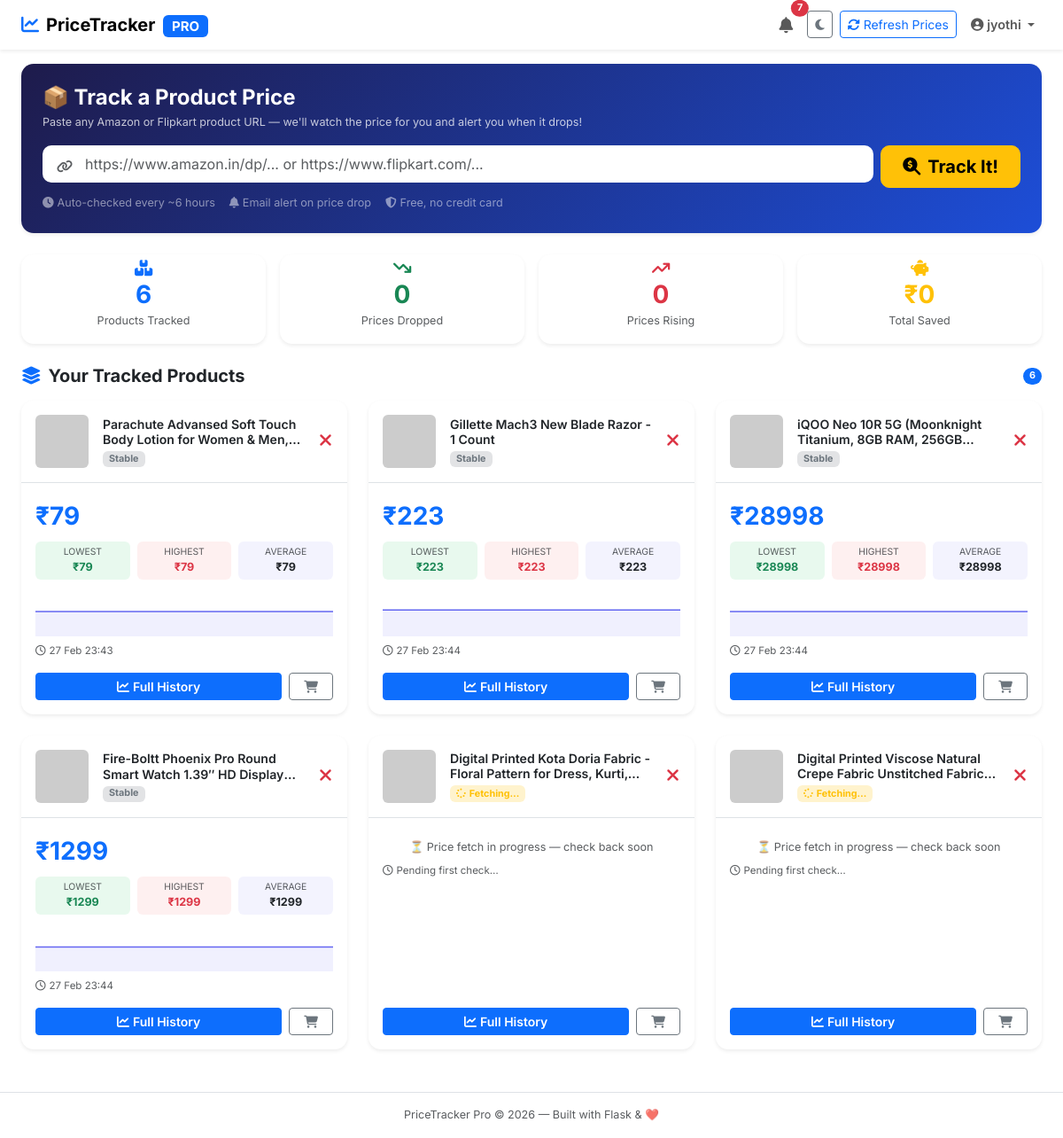
/ (signed in), run on the app's committed database.
### app/models/models.py (models this page shows, shortened)
class User(UserMixin, db.Model):
    __tablename__ = 'users'
    id = db.Column(db.Integer, primary_key=True, autoincrement=True)
    email = db.Column(db.String(150), unique=True, nullable=False, index=True)
    password_hash = db.Column(db.String(256), nullable=False)
    name = db.Column(db.String(100), nullable=True)
    is_verified = db.Column(db.Boolean, default=False)
    is_admin    = db.Column(db.Boolean, default=False)
    created_at  = db.Column(db.DateTime, default=datetime.utcnow)
    check_interval = db.Column(db.Integer, default=6) # hours
    min_drop_alert_pct = db.Column(db.Float, default=1.0) # minimum percentage to alert
    tracked_products = db.relationship('Product', secondary=user_products, lazy='subquery',
                                       backref=db.backref('tracked_by', lazy=True))
    otps = db.relationship('OTP', backref='user', lazy=True, cascade='all, delete-orphan')

class Product(db.Model):
    __tablename__ = 'products'
    id = db.Column(db.Integer, primary_key=True, autoincrement=True)
    product_name = db.Column(db.String(255), nullable=True)
    url = db.Column(db.String(2048), unique=True, nullable=False)
    image_url = db.Column(db.String(2048), nullable=True)
    last_price = db.Column(db.Float, nullable=True)
    created_at = db.Column(db.DateTime, default=datetime.utcnow)
    history = db.relationship('PriceHistory', backref='product', lazy=True, cascade='all, delete-orphan')

class PriceHistory(db.Model):
    __tablename__ = 'price_history'
    id = db.Column(db.Integer, primary_key=True, autoincrement=True)
    product_id = db.Column(db.Integer, db.ForeignKey('products.id'), nullable=False)
    price = db.Column(db.Float, nullable=False)
    checked_at = db.Column(db.DateTime, default=datetime.utcnow)

### app/routes/views.py (the view)
@bp.route('/')
@login_required
def index():
    products = current_user.tracked_products
    dashboard_data = _build_dashboard_data(products)
    unread_count = current_user.notifications.filter_by(is_read=False).count()
    recent_notifs = current_user.notifications.order_by(
        Notification.created_at.desc()).limit(10).all()
    total_savings = sum(
        p['diff'] for p in dashboard_data if p['trend'] == 'down' and p['diff']
    )
    return render_template('dashboard.html',
                           products=dashboard_data,
                           unread_count=unread_count,
                           recent_notifs=recent_notifs,
                           total_savings=total_savings)

### app/templates/dashboard.html (shortened to what this page needs)
{% extends "base.html" %}
{% block content %}
<div class="card border-0 shadow-sm mb-4 overflow-hidden"
    style="background:linear-gradient(135deg,#1e1b4b 0%,#1d4ed8 100%);">
    <div class="card-body py-4 px-4">
        <div class="text-white mb-3">
            <h4 class="fw-bold mb-1">📦 Track a Product Price</h4>
            <p class="mb-0 opacity-75 small">Paste any Amazon or Flipkart product URL — we'll watch the price for you
                and alert you when it drops!</p>
        </div>
        <form action="{{ url_for('main.add_product') }}" method="POST" id="trackForm">
            <div class="d-flex gap-2 flex-column flex-md-row">
                <div class="flex-fill position-relative">
                    <span class="position-absolute top-50 translate-middle-y ms-3" style="z-index:5;">
                        <i class="fa-solid fa-link text-muted"></i>
                    </span>
                    <input type="url" name="url" id="urlInput" required
                        class="form-control form-control-lg ps-5 border-0" style="font-size:1rem;border-radius:10px;"
                        placeholder="https://www.amazon.in/dp/... or https://www.flipkart.com/...">
                </div>
                <button type="submit" id="trackBtn" class="btn btn-warning btn-lg fw-bold px-4"
                    style="border-radius:10px;min-width:140px;">
                    <i class="fa-solid fa-magnifying-glass-dollar me-2"></i>Track It!
                </button>
            </div>
            <div class="mt-2 d-flex gap-3 flex-wrap">
                <span class="text-white-50 small"><i class="fa-solid fa-clock me-1"></i>Auto-checked every ~6
                    hours</span>
                <span class="text-white-50 small"><i class="fa-solid fa-bell me-1"></i>Email alert on price drop</span>
                <span class="text-white-50 small"><i class="fa-solid fa-shield-halved me-1"></i>Free, no credit
                    card</span>
            </div>
        </form>
    </div>
</div>
<div class="row g-3 mb-4">
    {% for val, label, color, icon in [
    (products|length, 'Products Tracked', 'primary', 'fa-boxes-stacked'),
    (products|selectattr('trend','eq','down')|list|length, 'Prices Dropped', 'success', 'fa-arrow-trend-down'),
    (products|selectattr('trend','eq','up')|list|length, 'Prices Rising', 'danger', 'fa-arrow-trend-up'),
    ('₹' ~ ("%.0f"|format(total_savings)), 'Total Saved', 'warning', 'fa-piggy-bank'),
    ] %}
    <div class="col-6 col-md-3">
        <div class="card border-0 shadow-sm h-100">
            <div class="card-body text-center py-3">
                <div class="fs-3 fw-bold text-{{ color }}">{{ val }}</div>
                <div class="small text-muted">{{ label }}</div>
            </div>
        </div>
    </div>
    {% endfor %}
</div>
<div class="d-flex justify-content-between align-items-center mb-3">
    <h5 class="fw-bold mb-0"><i class="fa-solid fa-layer-group me-2 text-primary"></i>Your Tracked Products</h5>
    {% if products %}
    <span class="badge bg-primary rounded-pill">{{ products|length }}</span>
    {% endif %}
</div>
{% if not products %}
<div class="card border-0 shadow-sm">
    <div class="card-body text-center py-5">
        <div style="font-size:4rem;">🛒</div>
        <h5 class="mt-3 fw-bold">No products tracked yet</h5>
        <p class="text-muted mb-4">Paste an Amazon or Flipkart URL above to start tracking prices and get notified of
            drops.</p>
        <div class="row justify-content-center g-3 small text-muted">
            <div class="col-auto"><span class="badge bg-light text-dark py-2 px-3"><i
                        class="fa-brands fa-amazon me-1"></i>Amazon.in</span></div>
            <div class="col-auto"><span class="badge bg-light text-dark py-2 px-3"><i
                        class="fa-solid fa-bolt me-1 text-warning"></i>Flipkart</span></div>
            <div class="col-auto"><span class="badge bg-light text-dark py-2 px-3">+ more</span></div>
        </div>
    </div>
</div>
{% else %}
<div class="row g-4">
    {% for p in products %}
    <div class="col-xl-4 col-md-6">
        <div class="card border-0 shadow-sm product-card h-100 position-relative"
            style="transition:transform .15s;border-radius:14px;overflow:hidden;">
            <div class="d-flex align-items-center gap-3 p-3 border-bottom">
                <img src="{{ p.image }}" class="rounded"
                    style="width:60px;height:60px;object-fit:contain;flex-shrink:0;"
                    onerror="this.src='https://placehold.co/60x60/e9ecef/6c757d?text=N/A'" alt="">
                <div class="flex-fill min-w-0">
                    <div class="fw-semibold lh-sm"
                        style="font-size:.88rem;display:-webkit-box;-webkit-line-clamp:2;-webkit-box-orient:vertical;overflow:hidden;">
                        {{ p.name }}
                    </div>
                    {% if p.trend == 'pending' %}
                    <span class="badge bg-warning-subtle text-warning mt-1"><i
                            class="fa-solid fa-spinner fa-spin me-1"></i>Fetching…</span>
                    {% elif p.trend == 'down' %}
                    <span class="badge bg-success-subtle text-success mt-1"><i
                            class="fa-solid fa-arrow-down me-1"></i>Price Drop</span>
                    {% elif p.trend == 'up' %}
                    <span class="badge bg-danger-subtle text-danger mt-1"><i class="fa-solid fa-arrow-up me-1"></i>Price
                        Rise</span>
                    {% else %}
                    <span class="badge bg-secondary-subtle text-secondary mt-1">Stable</span>
                    {% endif %}
                </div>
                <form action="{{ url_for('main.delete_product', product_id=p.id) }}" method="POST"
                    class="flex-shrink-0">
                    <button type="submit" class="btn btn-link text-danger p-0"
                        onclick="return confirm('Remove tracking for this product?')" title="Remove">
                        <i class="fa-solid fa-xmark fs-5"></i>
                    </button>
                </form>
            </div>
            <div class="p-3">
                {% if p.trend == 'pending' %}
                <div class="text-muted text-center py-2 small">⏳ Price fetch in progress — check back soon</div>
                {% else %}
                <div class="d-flex align-items-baseline gap-2 mb-2">
                    <span class="fs-3 fw-bold text-primary">₹{{ "%.0f"|format(p.current_price) if p.current_price else
                        '—' }}</span>
                </div>
                {% if p.lowest is not none %}
                <div class="row g-2 text-center small mb-2">
                    <div class="col-4">
                        <div class="rounded p-1" style="background:rgba(34,197,94,.1)">
                            <div class="text-muted" style="font-size:.65rem;">LOWEST</div>
                            <div class="fw-bold text-success">₹{{ "%.0f"|format(p.lowest) }}</div>
                        </div>
                    </div>
                    <div class="col-4">
                        <div class="rounded p-1" style="background:rgba(239,68,68,.08)">
                            <div class="text-muted" style="font-size:.65rem;">HIGHEST</div>
                            <div class="fw-bold text-danger">₹{{ "%.0f"|format(p.highest) }}</div>
                        </div>
                    </div>
                    <div class="col-4">
                        <div class="rounded p-1" style="background:rgba(99,102,241,.08)">
                            <div class="text-muted" style="font-size:.65rem;">AVERAGE</div>
                            <div class="fw-bold text-indigo">₹{{ "%.0f"|format(p.avg) }}</div>
                        </div>
                    </div>
                </div>
                {% endif %}
                {% if p.history_points|length > 1 %}
                <canvas id="chart-{{ p.id }}" height="50" class="mb-2"></canvas>
                {% endif %}
                {% endif %}
                <div class="text-muted" style="font-size:.72rem;"><i class="fa-regular fa-clock me-1"></i>{{
                    p.checked_at }}</div>
            </div>
            <div class="px-3 pb-3 mt-auto d-flex gap-2">
                <a href="{{ url_for('main.product_detail', product_id=p.id) }}"
                    class="btn btn-primary btn-sm flex-fill fw-semibold">
                    <i class="fa-solid fa-chart-line me-1"></i>Full History
                </a>
                <a href="{{ p.url }}" target="_blank" class="btn btn-outline-secondary btn-sm px-3" title="Buy Now">
                    <i class="fa-solid fa-cart-shopping"></i>
                </a>
            </div>
        </div>
    </div>
    {% endfor %}
</div>
{% endif %}
{% endblock %}

### app/templates/base.html (shortened to what this page needs)
<!DOCTYPE html>
<html lang="en" data-bs-theme="light" id="htmlRoot">
<head>
    <link href="https://cdn.jsdelivr.net/npm/bootstrap@5.3.2/dist/css/bootstrap.min.css" rel="stylesheet">
    <link rel="stylesheet" href="https://cdnjs.cloudflare.com/ajax/libs/font-awesome/6.5.0/css/all.min.css">
    <link rel="stylesheet" href="{{ url_for('static', filename='style.css') }}">
</head>
<body>
    <nav class="navbar navbar-expand-lg shadow-sm sticky-top" id="mainNav">
        <div class="container-fluid px-4">
            <a class="navbar-brand fw-bold fs-5" href="{{ url_for('main.index') }}">
                <i class="fa-solid fa-chart-line text-primary me-2"></i>PriceTracker <span
                    class="badge bg-primary ms-1 fs-8">PRO</span>
            </a>
            <div class="collapse navbar-collapse" id="navbarContent">
                <ul class="navbar-nav ms-auto align-items-center gap-2">
                    {% if current_user.is_authenticated %}
                    <li class="nav-item dropdown">
                        <a class="nav-link position-relative" href="#" data-bs-toggle="dropdown" id="bellBtn">
                            {% if unread_count > 0 %}
                            <span
                                class="badge bg-danger position-absolute top-0 start-100 translate-middle rounded-pill"
                                id="notifBadge">{{ unread_count }}</span>
                            {% endif %}
                        </a>
                    </li>
                    <li class="nav-item">
                        <button class="btn btn-sm btn-outline-secondary" onclick="toggleDark()" title="Toggle dark mode"
                            id="darkBtn">
                            <i class="fa-solid fa-moon"></i>
                        </button>
                    </li>
                    <li class="nav-item">
                        <form action="{{ url_for('main.force_check') }}" method="POST" class="d-inline">
                            <button type="submit" class="btn btn-sm btn-outline-primary">
                                <i class="fa-solid fa-rotate me-1"></i>Refresh Prices
                            </button>
                        </form>
                    </li>
                    <li class="nav-item dropdown">
                        <a class="nav-link dropdown-toggle fw-semibold" href="#" data-bs-toggle="dropdown">
                            <i class="fa-solid fa-user-circle me-1"></i>{{ current_user.name or
                            current_user.email.split('@')[0] }}
                        </a>
                    </li>
                    {% else %}
                    <li class="nav-item"><a class="btn btn-outline-primary btn-sm"
                            href="{{ url_for('auth.login') }}">Login</a></li>
                    <li class="nav-item"><a class="btn btn-primary btn-sm fw-bold"
                            href="{{ url_for('auth.signup') }}">Sign Up Free</a></li>
                    {% endif %}
                </ul>
            </div>
        </div>
    </nav>
    <div class="container-fluid px-4">
        {% block content %}{% endblock %}
    </div>
    <footer class="text-center text-muted py-3 mt-5 border-top small">
        PriceTracker Pro &copy; 2026 &mdash; Built with Flask &amp; ❤️
    </footer>
</body>
</html>

### app/static/style.css (style rules this page uses)
body { font-family: 'Inter', -apple-system, sans-serif; font-size: 0.9rem; }
[data-bs-theme="light"] #mainNav { background: #fff; }
.product-card { border-radius: 12px; transition: box-shadow .2s, transform .2s; overflow: hidden; }
.card { border-radius: 14px; }

### data on the page
User: name "jyothi"
Product: name "Parachute Advansed Soft Touch Body Lotion for Women &…"
PriceHistory: price "79"
PriceHistory: lowest "79", highest "79"
Product: name "Gillette Mach3 New Blade Razor - 1 Count"
PriceHistory: price "223"
PriceHistory: lowest "223", highest "223"
Product: name "iQOO Neo 10R 5G (Moonknight Titanium, 8GB RAM,…"
PriceHistory: price "28998"
PriceHistory: lowest "28998", highest "28998"
Product: name "Fire-Boltt Phoenix Pro Round Smart Watch 1.39″ HD…"
PriceHistory: price "1299"
PriceHistory: lowest "1299", highest "1299"
Product: name "Digital Printed Kota Doria Fabric - Floral Pattern for Dress,…", shows "Fetching…", shows "⏳ Price fetch in progress — check back soon", checked_at "Pending first check…"
Product: name "Digital Printed Viscose Natural Crepe Fabric Unstitched…", shows "Fetching…", shows "⏳ Price fetch in progress — check back soon", checked_at "Pending first check…"

### other printed values
{{ unread_count }} "7"
{{ val }} "6" "0" "0" "₹0"
{{ label }} "Products Tracked" "Prices Dropped" "Prices Rising" "Total Saved"
{{ products|length }} "6"
{{ "%.0f"|format(p.avg) }} "79" "223" "28998" "1299"
{{ p.checked_at }} "27 Feb 23:43" "27 Feb 23:44" "27 Feb 23:44" "27 Feb 23:44"
